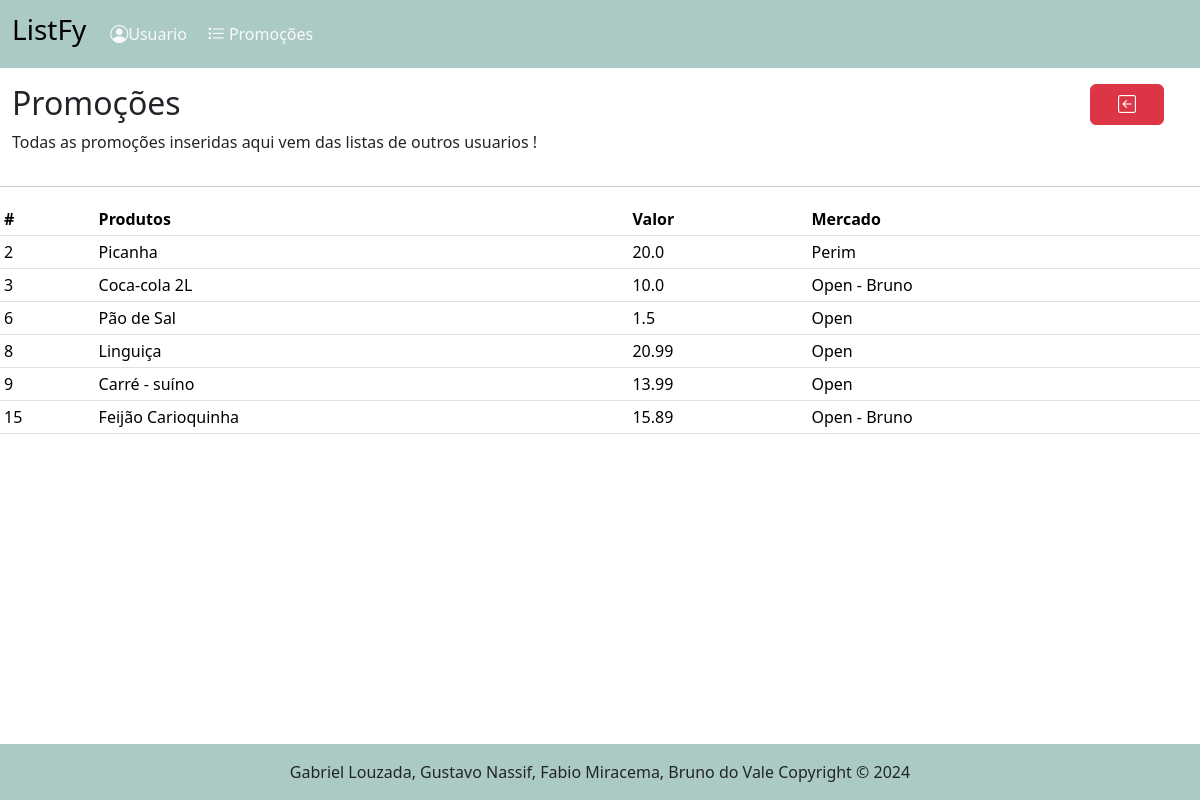
/promocao/, run on the app's committed database.
### tables this page shows
CREATE TABLE "lista" (
	"id_lista"	            INTEGER,
	"estabelecimento"	      TEXT    NOT NULL,
	"id_user"	              INTEGER NOT NULL,
  "status_lista"     		  INTEGER NOT NULL,
	FOREIGN KEY("id_user") REFERENCES "usuario"("id_user"),
	PRIMARY KEY("id_lista" AUTOINCREMENT)
);

### routes/promocao_routes.py (the view)
@router.get("/", response_class=HTMLResponse)
async def get_listar(request: Request):
    promocao = obter_todas_promocoes()
    return templates.TemplateResponse("/promocao/promocao.html", {"request": request, "promocao":promocao})

### templates/promocao/promocao.html (shortened to what this page needs)
{% extends "base.html" %}
{% block conteudo %}
<div class="row mt-3 container-fluid d-flex justify-content-between">
    <div class="col-9 col-md-11">
        <h2>Promoções</h2>
        <p>Todas as promoções inseridas aqui vem das listas de outros usuarios !</p>
    </div>
    <div class="col-2 col-md-1">
        <a href="/" class="btn btn-danger"><i class="bi bi-arrow-left-square"></i></a>
    </div>
</div>
<hr>
<div>
    <table class="table table-sm">
        <tr>
            <th>#</th>
            <th>Produtos</th>
            <th>Valor</th>
            <th>Mercado</th>
        </tr>
        {% for p in promocao%}
        <tr>
            <td>{{p.id_produto}}</td>
            <td>{{p.nome_produto}}</td>
            <td>{{p.valor_promocao}}</td>
            <td>{{p.estabelecimento}}</td>
        </tr>
        {% endfor %}
    </table>
</div>
{% endblock %}

### static/style/style.css (style rules this page uses)
i { padding: 15px; font-size: 18px; }

### data on the page
lista: id_produto "2", nome_produto "Picanha", valor_promocao "20.0", estabelecimento "Perim"
lista: id_produto "3", nome_produto "Coca-cola 2L", valor_promocao "10.0", estabelecimento "Open - Bruno", id_produto "15", nome_produto "Feijão Carioquinha", valor_promocao "15.89"
lista: id_produto "6", nome_produto "Pão de Sal", valor_promocao "1.5", estabelecimento "Open", id_produto "8", nome_produto "Linguiça", valor_promocao "20.99", id_produto "9", nome_produto "Carré - suíno", valor_promocao "13.99"
